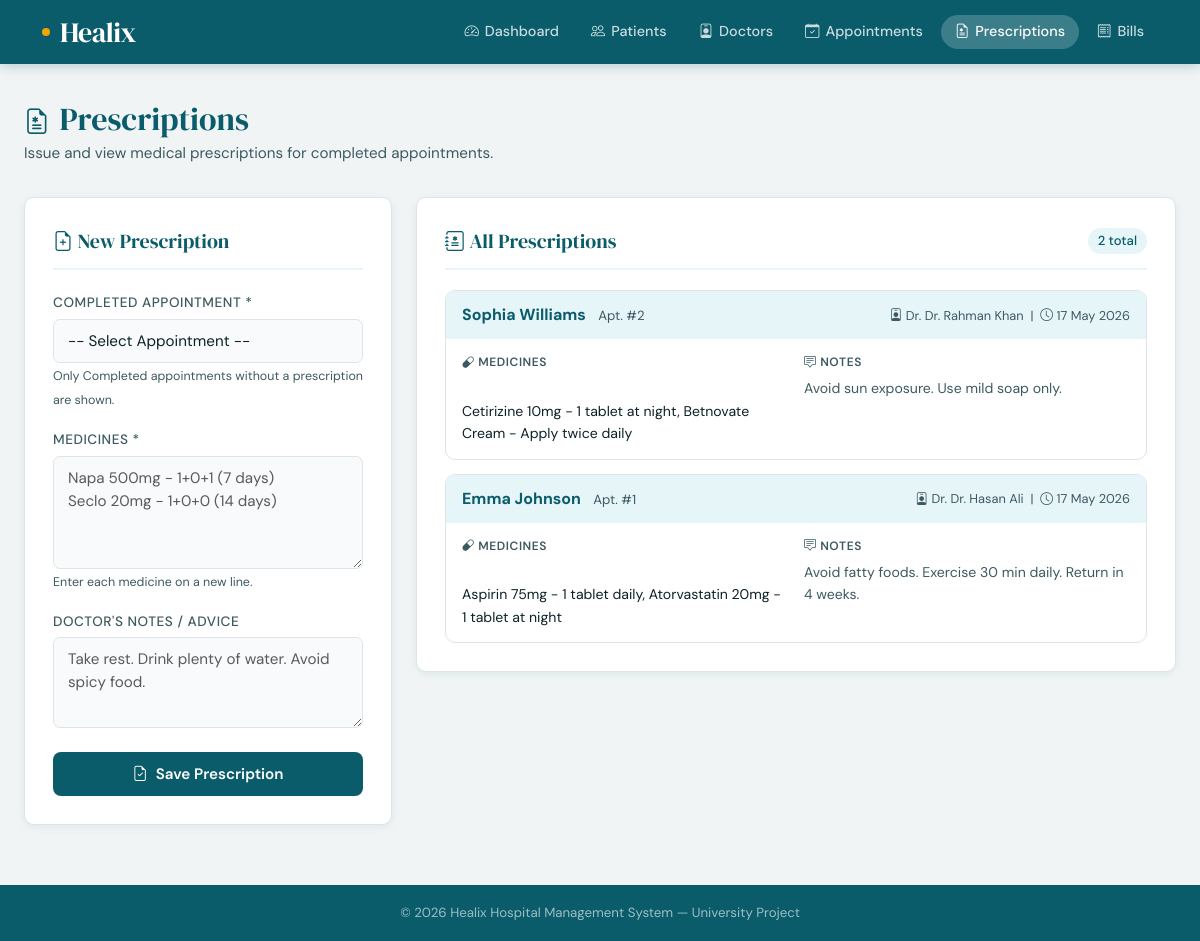
Page /pages/prescriptions.php on the committed database.
### tables this page shows
CREATE TABLE IF NOT EXISTS prescriptions (
    prescription_id INT AUTO_INCREMENT PRIMARY KEY,
    appointment_id  INT            NOT NULL UNIQUE,
    medicines       TEXT           NOT NULL,
    notes           TEXT,
    created_at      TIMESTAMP      DEFAULT CURRENT_TIMESTAMP,
    FOREIGN KEY (appointment_id) REFERENCES appointments(appointment_id) ON DELETE CASCADE
);

CREATE TABLE IF NOT EXISTS patients (
    patient_id     INT AUTO_INCREMENT PRIMARY KEY,
    name           VARCHAR(100)    NOT NULL,
    age            INT             NOT NULL,
    gender         ENUM('Male','Female','Other') NOT NULL,
    phone          VARCHAR(20)     NOT NULL UNIQUE,
    blood_group    VARCHAR(5),
    address        TEXT,
    email          VARCHAR(100),
    created_at     TIMESTAMP       DEFAULT CURRENT_TIMESTAMP
);

CREATE TABLE IF NOT EXISTS doctors (
    doctor_id      INT AUTO_INCREMENT PRIMARY KEY,
    name           VARCHAR(100)    NOT NULL,
    specialty      VARCHAR(100)    NOT NULL,
    phone          VARCHAR(20)     NOT NULL UNIQUE,
    email          VARCHAR(100),
    available_days VARCHAR(100)    DEFAULT 'Mon-Fri',
    created_at     TIMESTAMP       DEFAULT CURRENT_TIMESTAMP
);

### pages/prescriptions.php (the view, shortened to what this page needs)
<?php
require_once '../config/db.php';
$prescriptions = $conn->query(
    "SELECT pr.prescription_id, pr.appointment_id, p.name AS patient_name,
            d.name AS doctor_name, pr.medicines, pr.notes, pr.created_at
     FROM prescriptions pr
     JOIN appointments a ON pr.appointment_id = a.appointment_id
     JOIN patients p ON a.patient_id = p.patient_id
     JOIN doctors  d ON a.doctor_id  = d.doctor_id
     ORDER BY pr.prescription_id DESC"
);
require_once '../includes/header.php';
?>
<div class="page-header">
    <h1><i class="bi bi-file-earmark-medical" style="font-size:1.6rem;vertical-align:middle;margin-right:10px;"></i>Prescriptions</h1>
    <p>Issue and view medical prescriptions for completed appointments.</p>
</div>
<div class="row g-4">
    <div class="col-lg-4">
        <div class="healix-card">
            <div class="card-title"><i class="bi bi-file-earmark-plus"></i> New Prescription</div>
            <form method="POST" action="">
                <div class="mb-3">
                    <label class="form-label">Completed Appointment *</label>
                    <select name="appointment_id" class="form-select" required>
                        <option value="">-- Select Appointment --</option>
                    </select>
                    <small style="color:var(--neutral-700);font-size:0.78rem;">Only Completed appointments without a prescription are shown.</small>
                </div>
                <div class="mb-3">
                    <label class="form-label">Medicines *</label>
                    <textarea name="medicines" class="form-control" rows="4"
                        placeholder="Napa 500mg - 1+0+1 (7 days)&#10;Seclo 20mg - 1+0+0 (14 days)"
                        required></textarea>
                    <small style="color:var(--neutral-700);font-size:0.78rem;">Enter each medicine on a new line.</small>
                </div>
                <div class="mb-4">
                    <label class="form-label">Doctor's Notes / Advice</label>
                    <textarea name="notes" class="form-control" rows="3"
                        placeholder="Take rest. Drink plenty of water. Avoid spicy food."></textarea>
                </div>
                <button type="submit" name="add_prescription" class="btn-healix-primary">
                    <i class="bi bi-file-earmark-check"></i> Save Prescription
                </button>
            </form>
        </div>
    </div>
    <div class="col-lg-8">
        <div class="healix-card">
            <div class="card-title" style="display:flex;justify-content:space-between;align-items:center;">
                <span><i class="bi bi-journal-medical"></i> All Prescriptions</span>
                <span style="font-family:var(--font-body);font-size:0.82rem;font-weight:500;background:var(--primary-pale);color:var(--primary);padding:3px 10px;border-radius:20px;">
                    <?= $prescriptions->num_rows ?> total
                </span>
            </div>
            <?php if ($prescriptions->num_rows > 0): ?>
            <div style="display:flex;flex-direction:column;gap:14px;">
                <?php while ($row = $prescriptions->fetch_assoc()): ?>
                <div style="border:1.5px solid var(--neutral-200);border-radius:10px;overflow:hidden;">
                    <div style="background:var(--primary-pale);padding:12px 16px;display:flex;justify-content:space-between;align-items:center;flex-wrap:wrap;gap:8px;">
                        <div>
                            <strong style="color:var(--primary);"><?= htmlspecialchars($row['patient_name']) ?></strong>
                            <span style="color:var(--neutral-700);font-size:0.83rem;margin-left:8px;">Apt. #<?= $row['appointment_id'] ?></span>
                        </div>
                        <div style="font-size:0.8rem;color:var(--neutral-700);">
                            <i class="bi bi-person-badge"></i> Dr. <?= htmlspecialchars($row['doctor_name']) ?>
                            &nbsp;|&nbsp;
                            <i class="bi bi-clock"></i> <?= date('d M Y', strtotime($row['created_at'])) ?>
                        </div>
                    </div>
                    <div style="padding:14px 16px;display:grid;grid-template-columns:1fr 1fr;gap:16px;">
                        <div>
                            <div style="font-size:0.75rem;font-weight:600;text-transform:uppercase;letter-spacing:0.05em;color:var(--neutral-700);margin-bottom:6px;">
                                <i class="bi bi-capsule"></i> Medicines
                            </div>
                            <div style="font-size:0.88rem;line-height:1.6;white-space:pre-line;">
                                <?= nl2br(htmlspecialchars($row['medicines'])) ?>
                            </div>
                        </div>
                        <?php if ($row['notes']): ?>
                        <div>
                            <div style="font-size:0.75rem;font-weight:600;text-transform:uppercase;letter-spacing:0.05em;color:var(--neutral-700);margin-bottom:6px;">
                                <i class="bi bi-chat-square-text"></i> Notes
                            </div>
                            <div style="font-size:0.88rem;line-height:1.6;color:var(--neutral-700);">
                                <?= nl2br(htmlspecialchars($row['notes'])) ?>
                            </div>
                        </div>
                        <?php endif; ?>
                    </div>
                </div>
                <?php endwhile; ?>
            </div>
            <?php endif; ?>
        </div>
    </div>
</div>
<?php require_once '../includes/footer.php'; ?>

### includes/header.php (style rules this page uses)
:root { --primary: #0a5c6b; --primary-light:#0e8fa8; --primary-pale: #e6f5f8; --accent: #f0a500; --accent-pale: #fff8e6; --danger: #d63c3c; --success: #1a8a5a; --warning: #e88c00; --neutral-50: #f8fafb; --neutral-100: #f0f4f5; --neutral-200: #dde5e8; --neutral-700: #3d5a61; --neutral-900: #0d2226; --font-heading: 'DM Serif Display', Georgia, serif; --font-body: 'DM Sans', system-ui, sans-serif; --radius: 10px; --shadow-sm: 0 2px 8px rgba(10,92,107,0.08); --shadow-md: 0 4px 20px rgba(10,92,107,0.12); --shadow-lg: 0 8px 40px rgba(10,92,107,0.16); }
*, *::before, *::after { box-sizing: border-box; }
body { font-family: var(--font-body); background-color: var(--neutral-100); color: var(--neutral-900); margin: 0; min-height: 100vh; }
.page-header { margin-bottom: 32px; }
.page-header h1 { font-family: var(--font-heading); font-size: 2rem; color: var(--primary); margin: 0 0 4px; }
.page-header p { color: var(--neutral-700); font-size: 0.95rem; margin: 0; }
.healix-card { background: #fff; border-radius: var(--radius); border: 1px solid var(--neutral-200); box-shadow: var(--shadow-sm); padding: 28px; }
.healix-card .card-title { font-family: var(--font-heading); font-size: 1.25rem; color: var(--primary); margin-bottom: 20px; padding-bottom: 12px; border-bottom: 2px solid var(--primary-pale); }
.form-label { font-weight: 500; font-size: 0.85rem; color: var(--neutral-700); margin-bottom: 5px; text-transform: uppercase; letter-spacing: 0.04em; }
.form-control, .form-select { border: 1.5px solid var(--neutral-200); border-radius: 7px; padding: 10px 14px; font-family: var(--font-body); font-size: 0.95rem; color: var(--neutral-900); transition: border-color 0.2s, box-shadow 0.2s; background: var(--neutral-50); }
.btn-healix-primary { background: var(--primary); color: #fff; border: none; border-radius: 8px; padding: 11px 20px; font-weight: 600; font-size: 0.95rem; font-family: var(--font-body); width: 100%; cursor: pointer; transition: background 0.2s, transform 0.15s; display: flex; align-items: center; justify-content: center; gap: 8px; }

### rows in the picture
prescriptions: patients.name "Sophia Williams", appointment "2", doctors.name "Dr. Rahman Khan", created_at "17 May 2026", medicines "Cetirizine 10mg - 1 tablet at night, Betnovate Cream - Apply twice daily", notes "Avoid sun exposure. Use mild soap only."
prescriptions: patients.name "Emma Johnson", appointment "1", doctors.name "Dr. Hasan Ali", created_at "17 May 2026", medicines "Aspirin 75mg - 1 tablet daily, Atorvastatin 20mg - 1 tablet at night", notes "Avoid fatty foods. Exercise 30 min daily. Return in 4 weeks."

### other values in the picture
$prescriptions->num_rows "2"
